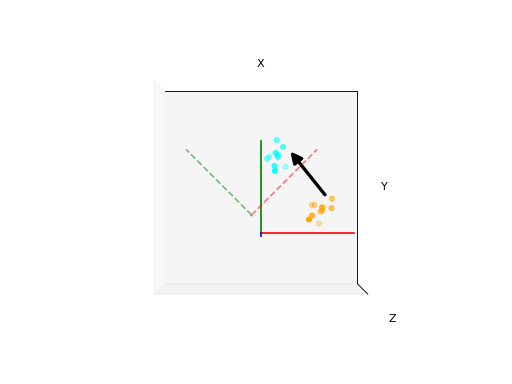

Recreate this plot in Python.
import numpy as np
import matplotlib.pyplot as plt
from mpl_toolkits.mplot3d import proj3d
from pytransform3d.transformations import transform, plot_transform
from pytransform3d.plot_utils import Arrow3D


plt.figure()
ax = plt.subplot(111, projection="3d", aspect="equal")
plt.setp(ax, xlim=(-1.05, 1.05), ylim=(-0.55, 1.55), zlim=(-1.05, 1.05),
            xlabel="X", ylabel="Y", zlabel="Z")
ax.view_init(elev=90, azim=-90)
ax.set_xticks(())
ax.set_yticks(())
ax.set_zticks(())

random_state = np.random.RandomState(42)
PA = np.ones((10, 4))
PA[:, :3] = 0.1 * random_state.randn(10, 3)
PA[:, 0] += 0.3
PA[:, :3] += 0.3

x_translation = -0.1
y_translation = 0.2
z_rotation = np.pi / 4.0
A2B = np.array([
    [np.cos(z_rotation), -np.sin(z_rotation), 0.0, x_translation],
    [np.sin(z_rotation), np.cos(z_rotation), 0.0, y_translation],
    [0.0, 0.0, 1.0, 0.0],
    [0.0, 0.0, 0.0, 1.0]
])
PB = transform(A2B, PA)

plot_transform(ax=ax, A2B=np.eye(4))
ax.scatter(PA[:, 0], PA[:, 1], PA[:, 2], c="orange")
plot_transform(ax=ax, A2B=A2B, ls="--", alpha=0.5)
ax.scatter(PB[:, 0], PB[:, 1], PB[:, 2], c="cyan")

axis_arrow = Arrow3D(
    [0.7, 0.3],
    [0.4, 0.9],
    [0.2, 0.2],
    mutation_scale=20, lw=3, arrowstyle="-|>", color="k")
ax.add_artist(axis_arrow)

plt.tight_layout()
plt.show()
